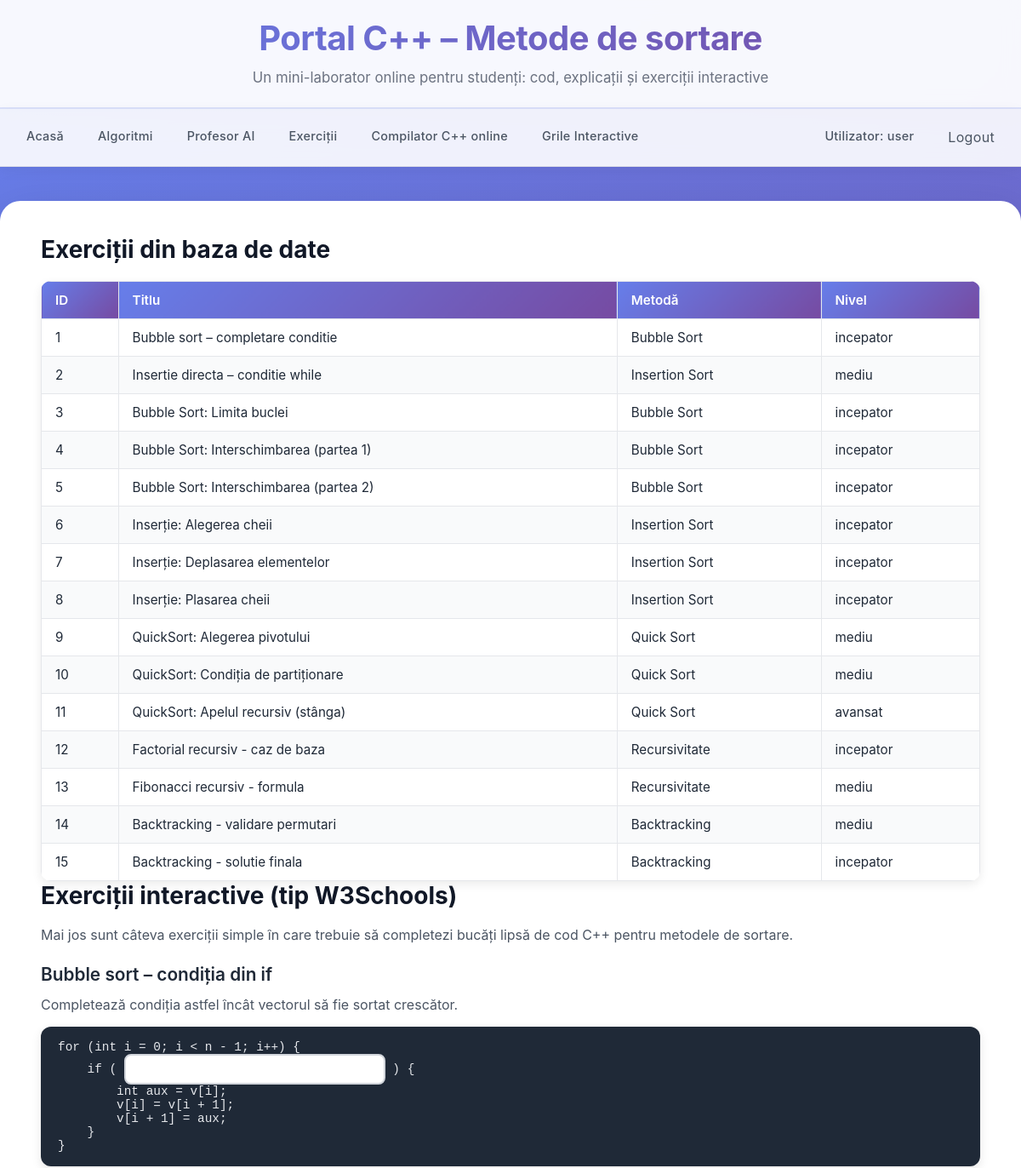
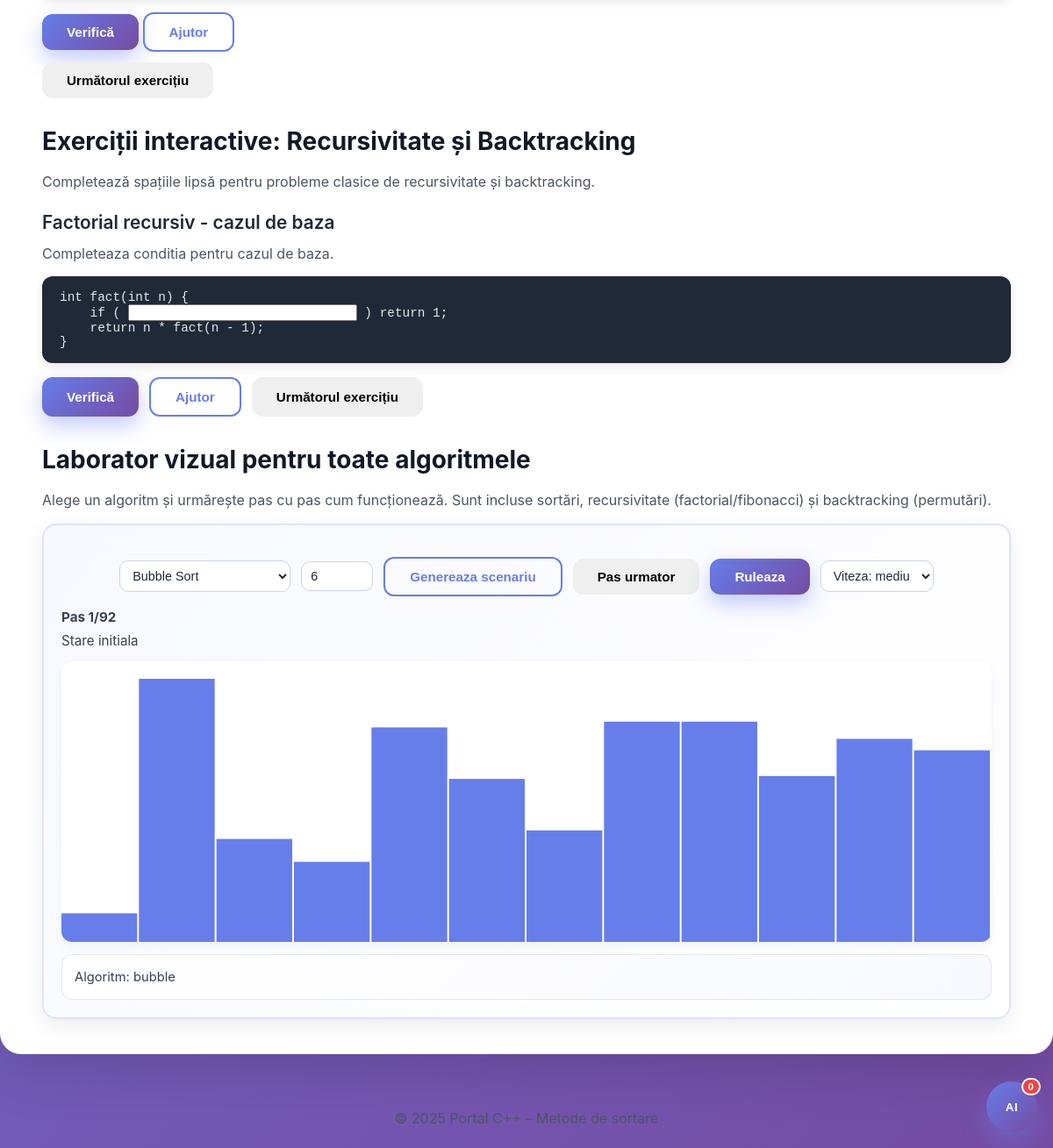
Screenshot of /index.php?page=lista_exercitii (signed in) with the database file from the repository (2 pictures, top to bottom).
### tables this page shows
CREATE TABLE IF NOT EXISTS `exercitii` (
  `id_exercitiu` int(11) NOT NULL AUTO_INCREMENT,
  `id_metoda` int(11) NOT NULL,
  `titlu` varchar(100) NOT NULL,
  `enunt` text,
  `cod_sablon` text,
  `solutie` text,
  `nivel` enum('incepator','mediu','avansat') DEFAULT 'incepator',
  PRIMARY KEY (`id_exercitiu`),
  KEY `id_metoda` (`id_metoda`)
);

CREATE TABLE IF NOT EXISTS `metode` (
  `id_metoda` int(11) NOT NULL AUTO_INCREMENT,
  `nume` varchar(255) NOT NULL,
  `categorie` varchar(100) DEFAULT NULL,
  `complexitate` varchar(100) DEFAULT NULL,
  `descriere` text,
  `fisier_cpp` varchar(255) DEFAULT NULL,
  PRIMARY KEY (`id_metoda`)
);

### PHP/lista_exercitii.php (the view, shortened to what this page needs)
<?php
include "conexiune.php";
?>
<section>
    <h2>Exerciții din baza de date</h2>
    <?php
    $sql = "SELECT e.id_exercitiu, e.titlu, e.nivel, m.nume AS metoda
            FROM exercitii e
            JOIN metode m ON e.id_metoda = m.id_metoda
            ORDER BY e.id_exercitiu";
    $rez = mysqli_query($con, $sql);
    if (!$rez) {
        echo "<p>Eroare la interogare: " . htmlspecialchars(mysqli_error($con)) . "</p>";
    } else {
        echo '<div class="table-wrapper">';
        echo "<table>";
        echo "<thead><tr><th>ID</th><th>Titlu</th><th>Metodă</th><th>Nivel</th></tr></thead>";
        echo "<tbody>";
        while ($row = mysqli_fetch_assoc($rez)) {
            echo "<tr>";
            echo "<td>".$row['id_exercitiu']."</td>";
            echo "<td>".htmlspecialchars($row['titlu'])."</td>";
            echo "<td>".htmlspecialchars($row['metoda'])."</td>";
            echo "<td>".htmlspecialchars($row['nivel'])."</td>";
            echo "</tr>";
        }
        echo "</tbody>";
        echo "</table>";
        echo "</div>";
    }
    ?>
</section>
<section>
    <h2>Exerciții interactive (tip W3Schools)</h2>
    <p>
        Mai jos sunt câteva exerciții simple în care trebuie să completezi bucăți
        lipsă de cod C++ pentru metodele de sortare.
    </p>
    <div id="exercitiu-container">
    </div>
    <button onclick="verificaExercitiu()" class="btn btn-primary">Verifică</button>
    <button onclick="afiseazaAjutor()" class="btn btn-ghost">Ajutor</button>
    <button onclick="urmatorulExercitiu()" class="btn">Următorul exercițiu</button>
</section>
<section id="ex-rec-bt" class="mt-4">
    <h2>Exerciții interactive: Recursivitate și Backtracking</h2>
    <p>
        Completează spațiile lipsă pentru probleme clasice de recursivitate și backtracking.
    </p>
    <div id="exercitiu-avansat-container">
    </div>
    <div class="hero-actions">
        <button onclick="verificaExercitiuAvansat()" class="btn btn-primary">Verifică</button>
        <button onclick="afiseazaAjutorAvansat()" class="btn btn-ghost">Ajutor</button>
        <button onclick="urmatorulExercitiuAvansat()" class="btn">Următorul exercițiu</button>
    </div>
</section>
<section class="mt-4">
    <h2>Laborator vizual pentru toate algoritmele</h2>
    <p>
        Alege un algoritm și urmărește pas cu pas cum funcționează.
        Sunt incluse sortări, recursivitate (factorial/fibonacci) și backtracking (permutări).
    </p>
    <div id="algorithms-lab" class="visualizer-container" data-mode="all"></div>
</section>

### stil.css (style rules this page uses)
* { box-sizing: border-box; margin: 0; padding: 0; }
body { font-family: "Inter", "Poppins", -apple-system, sans-serif; background: linear-gradient(135deg, #667eea 0%, #764ba2 100%); color: #1f2937; min-height: 100vh; }
.hero-actions { display: flex; flex-wrap: wrap; gap: 12px; margin-bottom: 20px; }
.btn { display: inline-block; padding: 10px 20px; border-radius: 12px; font-size: 0.9rem; font-weight: 600; text-decoration: none; border: none; cursor: pointer; transition: all 0.3s cubic-bezier(0.4, 0, 0.2, 1); text-align: center; }
@media (min-width: 768px) { .btn { padding: 12px 28px; font-size: 0.95rem; } }
.btn-primary { background: linear-gradient(135deg, #667eea, #764ba2); color: #ffffff; box-shadow: 0 10px 25px rgba(102, 126, 234, 0.4); }
.btn-ghost { background: transparent; color: #667eea; border: 2px solid #667eea; }
h2 { font-size: clamp(1.3rem, 4vw, 1.75rem); font-weight: 700; margin-bottom: 16px; color: #111827; }
p, li { font-size: 0.95rem; line-height: 1.7; color: #4b5563; }
@media (min-width: 768px) { p, li { font-size: 1rem; } }
.table-wrapper { margin-top: 20px; overflow-x: auto; border-radius: 12px; box-shadow: 0 4px 12px rgba(0, 0, 0, 0.08); -webkit-overflow-scrolling: touch; }
table { border-collapse: collapse; width: 100%; font-size: 0.85rem; min-width: 500px; }
@media (min-width: 768px) { table { font-size: 0.95rem; } }
th, td { border: 1px solid #e5e7eb; padding: 10px 12px; }
@media (min-width: 768px) { th, td { padding: 12px 16px; } }
th { background: linear-gradient(135deg, #667eea, #764ba2); color: #ffffff; text-align: left; font-weight: 600; }
tbody tr:nth-child(even) { background: #f9fafb; }
.mt-4 { margin-top: 2rem; }
.visualizer-container { background: linear-gradient(135deg, #f8f9ff, #ffffff); padding: 20px; border-radius: 16px; border: 2px solid rgba(102,126,234,0.2); box-shadow: 0 8px 24px rgba(0,0,0,0.08); margin-top: 12px; }

### rows the page displays
exercitii: id_exercitiu "1", titlu "Bubble sort – completare conditie", id_metoda.nume "Bubble Sort", nivel "incepator"
exercitii: id_exercitiu "2", titlu "Insertie directa – conditie while", id_metoda.nume "Insertion Sort", nivel "mediu"
exercitii: id_exercitiu "3", titlu "Bubble Sort: Limita buclei", id_metoda.nume "Bubble Sort", nivel "incepator"
exercitii: id_exercitiu "4", titlu "Bubble Sort: Interschimbarea (partea 1)", id_metoda.nume "Bubble Sort", nivel "incepator"
exercitii: id_exercitiu "5", titlu "Bubble Sort: Interschimbarea (partea 2)", id_metoda.nume "Bubble Sort", nivel "incepator"
exercitii: id_exercitiu "6", titlu "Inserție: Alegerea cheii", id_metoda.nume "Insertion Sort", nivel "incepator"
exercitii: id_exercitiu "7", titlu "Inserție: Deplasarea elementelor", id_metoda.nume "Insertion Sort", nivel "incepator"
exercitii: id_exercitiu "8", titlu "Inserție: Plasarea cheii", id_metoda.nume "Insertion Sort", nivel "incepator"
exercitii: id_exercitiu "9", titlu "QuickSort: Alegerea pivotului", id_metoda.nume "Quick Sort", nivel "mediu"
exercitii: id_exercitiu "10", titlu "QuickSort: Condiția de partiționare", id_metoda.nume "Quick Sort", nivel "mediu"
exercitii: id_exercitiu "11", titlu "QuickSort: Apelul recursiv (stânga)", id_metoda.nume "Quick Sort", nivel "avansat"
exercitii: id_exercitiu "12", titlu "Factorial recursiv - caz de baza", id_metoda.nume "Recursivitate", nivel "incepator"
exercitii: id_exercitiu "13", titlu "Fibonacci recursiv - formula", id_metoda.nume "Recursivitate", nivel "mediu"
exercitii: id_exercitiu "14", titlu "Backtracking - validare permutari", id_metoda.nume "Backtracking", nivel "mediu"
exercitii: id_exercitiu "15", titlu "Backtracking - solutie finala", id_metoda.nume "Backtracking", nivel "incepator"

### other values shown
$_SESSION['username'] "user"
